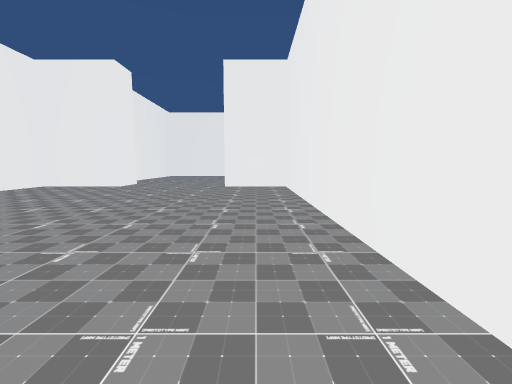
[1] (above)

19 first-person views from a walk through a Unity game level. The camera is 1.4 m above the floor, tilts 6° down and sees 90° across. The floor is counted in squares, 2 m on a side. Each view is taken from the middle of a square. On the plan, view 1 faces up. The plan holds only what a view shows up to about 9 squares ahead; the rest is blank. The place goes on beyond the plan. The player is left out.

[2]
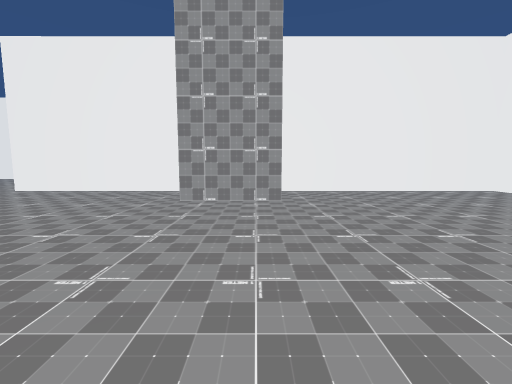

[3]
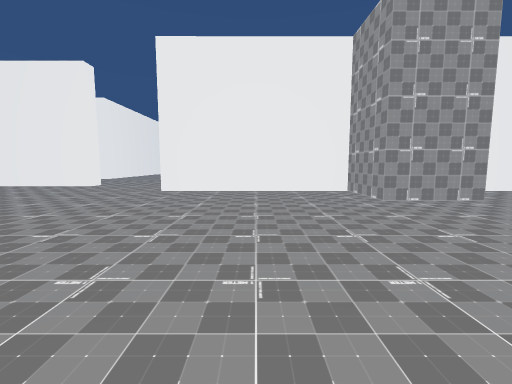

[4]
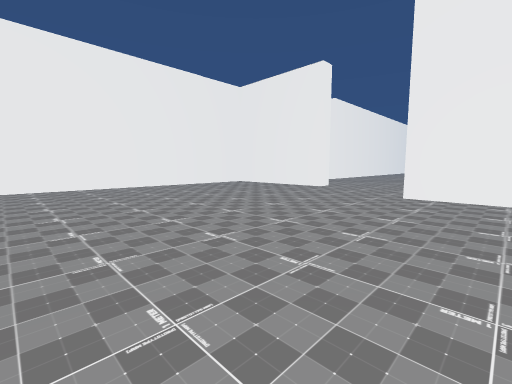

[5]
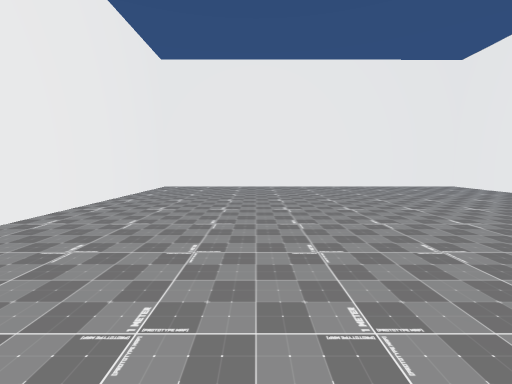

[6]
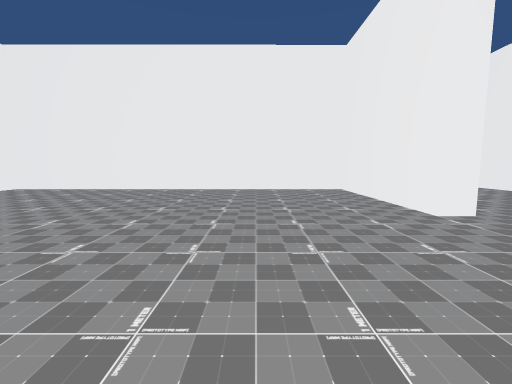

[7]
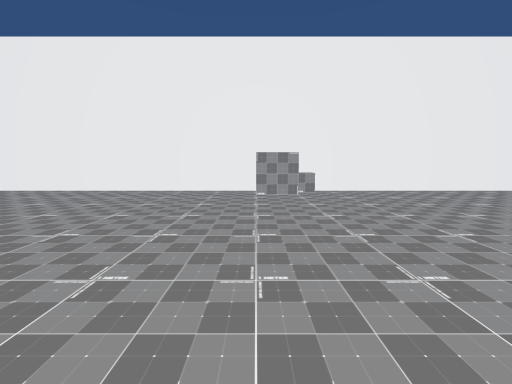

[8]
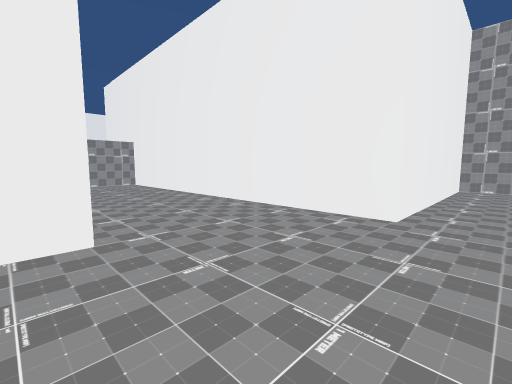

[9]
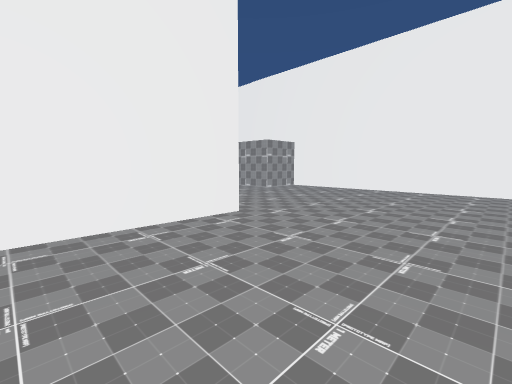

[10]
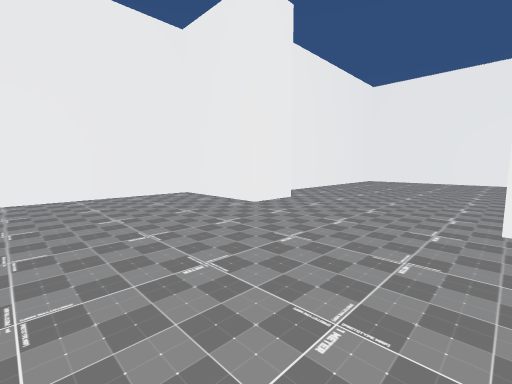

[11]
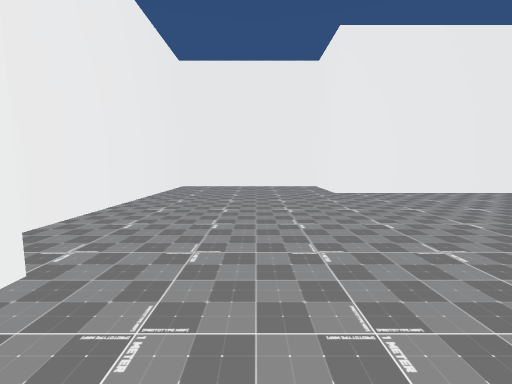

[12]
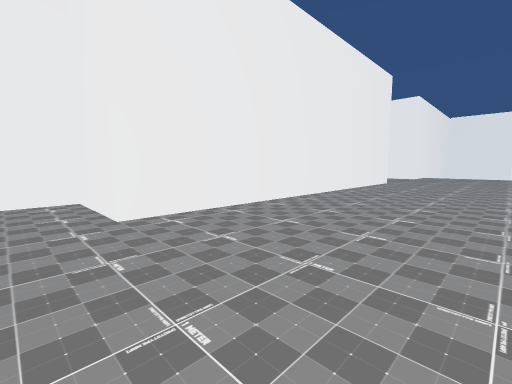

[13]
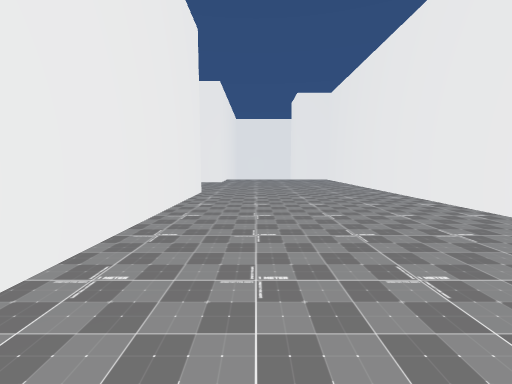

[14]
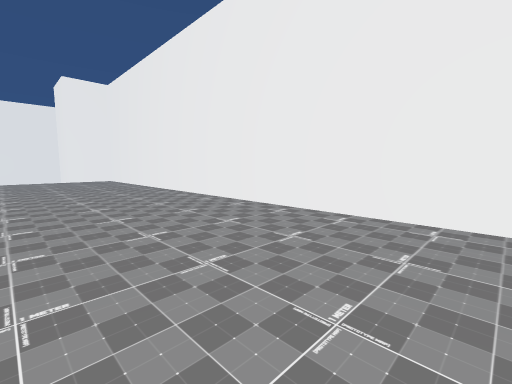

[15]
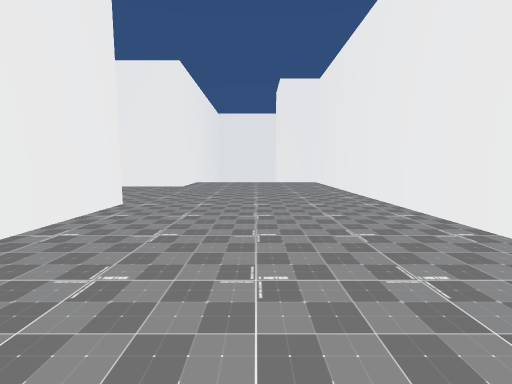

[16]
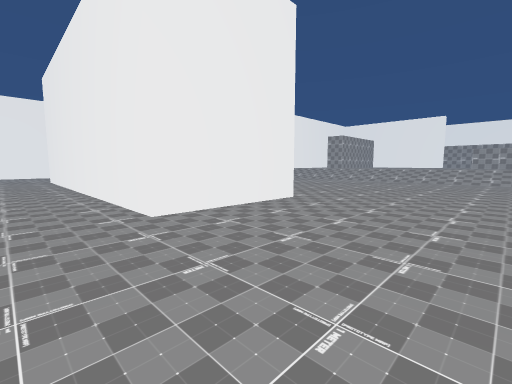

[17]
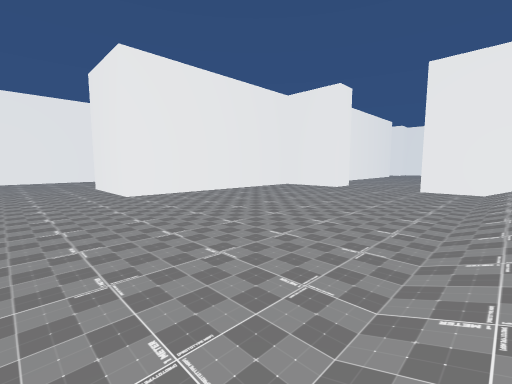

[18]
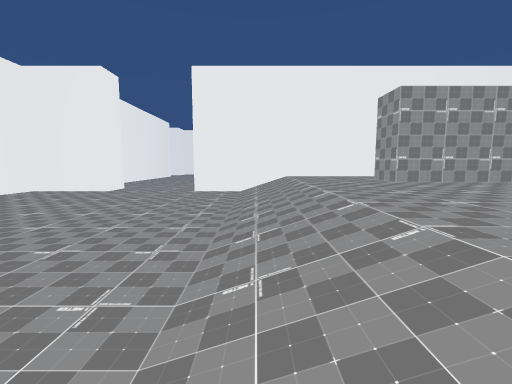

[19]
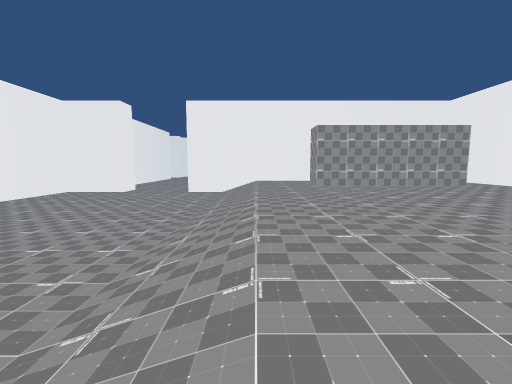

### Floor plan
Key: @ floor where view 1 was taken; # wall or solid block; . main floor; : floor 1 m higher than the main floor; / step, stairs or slope.
Columns run from 14 left of view 1 to 13 right of it. Each row starts with its distance up from view 1.
 31                   #::::
 30                   #:::::
 29                #: #::::::
 28                #::#::::::::
 27                #:::::::::::
 26                #////////////
 25                #///////////
 24                #...........
 23                #...........
 22                ............
 21                ............
 20                #...........
 19                #...........
 18                #...........
 17         ###### ########....
 16         #....#  # #####....#
 15         #....##########....#
 14         #...................
 13         #...................
 12         #...................
 11         #...................
 10         #.....  ............
  9        ###...###############
  8        #.......#
  7        #.......#
  6        #.......#
  5        #.......#
  4        #.......#
  3        #.......#
  2        # #.....#
  1        ###.....#
  0        #......@#
 -1        #.......#
 -2        #.......#
 -3        #......##
 -4 ########......##
 -5 ...............#
 -6 ...............#
 -7 ...............#
 -8 .....#.........#
 -9 .....#.........#
-10  #...#.........#
-11  #...#.........#
-12  #...###########

Positions as (right, up) in squares from view 1, and headings:
1: (0, 0), facing up
2: (0, 2), facing left
3: (0, -2), facing left
4: (-1, -3), facing down-left
5: (-2, -3), facing down
6: (-6, -4), facing down
7: (-6, -3), facing right
8: (-6, -8), facing up-left
9: (-10, -12), facing up-left
10: (-1, 5), facing up-left
11: (-3, 8), facing up
12: (-2, 11), facing up-right
13: (2, 13), facing right
14: (2, 13), facing down-right
15: (4, 12), facing right
16: (12, 13), facing up-left
17: (11, 25), facing down-left
18: (10, 25), facing left
19: (13, 26), facing left
